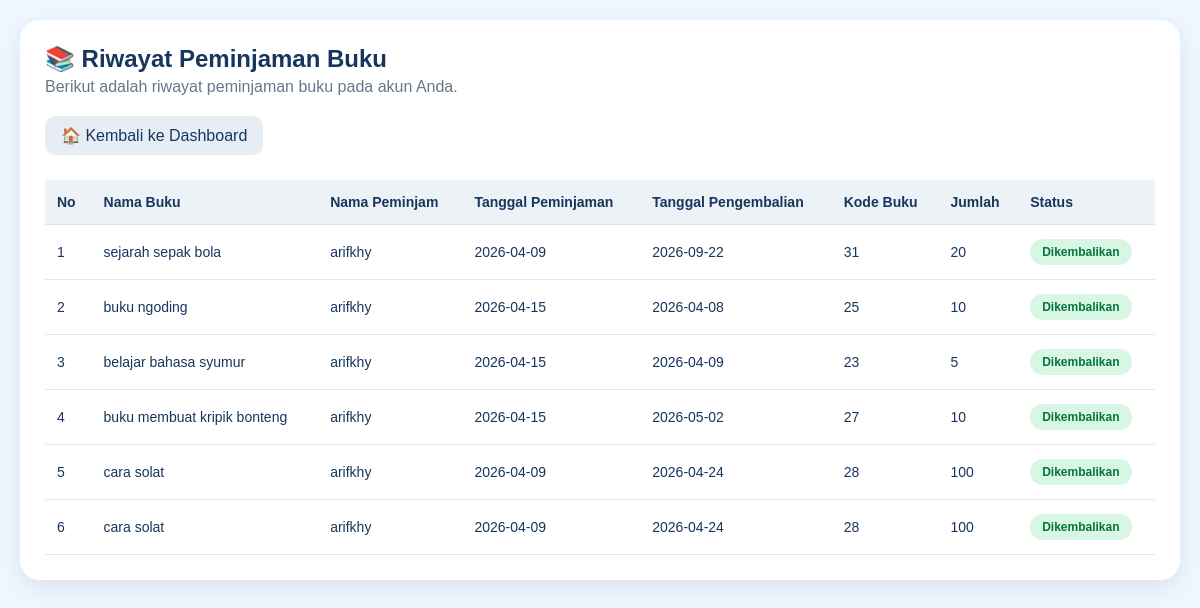
The app's page /pinjam_buku/views/v_riwayat_user.php (signed in) with its own data.
### tables this page shows
CREATE TABLE `riwayat_peminjaman` (
  `id_riwayat` int(11) NOT NULL,
  `nama_buku` varchar(100) NOT NULL,
  `nama_peminjam` varchar(250) NOT NULL,
  `tanggal_peminjaman` date NOT NULL,
  `tanggal_pengembalian` date NOT NULL,
  `kode_buku` int(11) NOT NULL,
  `gambar` varchar(255) DEFAULT NULL,
  `tanggal_rilis` date DEFAULT NULL,
  `pencipta` varchar(100) DEFAULT NULL,
  `jumlah_pinjam` varchar(30) NOT NULL
);

### pinjam_buku/models/m_koneksi.php (called while the page is built, shortened)
<?php
class m_koneksi {
    public function __construct() {
        $host = "localhost";
        $user = "root";
        $pass = "";
        $db   = "pinjam_buku";
        $this->koneksi = mysqli_connect($host, $user, $pass, $db);
    }
}

### pinjam_buku/models/m_riwayat.php (called while the page is built, shortened)
<?php
include_once "m_koneksi.php";
class m_riwayat
{
    public $koneksi;
    function __construct()
    {
        $db = new m_koneksi();
        $this->koneksi = $db->koneksi;
    }
    function tampil_data($id_pengguna = null)
    {
        if ($id_pengguna === null) {
            $id_pengguna = $_SESSION['id_pengguna'];
        }
        $id_pengguna = mysqli_real_escape_string(
            $this->koneksi,
            $id_pengguna
        );
        $sql_user = "SELECT nama_pengguna
                     FROM pengguna
                     WHERE id_pengguna='$id_pengguna'
                     LIMIT 1";
        $q_user = mysqli_query(
            $this->koneksi,
            $sql_user
        );
        $user = mysqli_fetch_assoc($q_user);
        $nama_pengguna = mysqli_real_escape_string(
            $this->koneksi,
            $user['nama_pengguna']
        );
        $sql = "SELECT *
                FROM riwayat_peminjaman
                WHERE nama_peminjam='$nama_pengguna'
                ORDER BY id_riwayat DESC";
        $q = mysqli_query(
            $this->koneksi,
            $sql
        );
        $data = [];
        if ($q) {
            while ($d = mysqli_fetch_object($q)) {
                $data[] = $d;
            }
        }
        return $data;
    }
}
?>

### pinjam_buku/views/v_riwayat_user.php (the view, shortened to what this page needs)
<?php
require_once "../models/m_riwayat.php";
$riwayat = new m_riwayat();
$data = $riwayat->tampil_data();
?>
<!DOCTYPE html>
<html lang="id">
<head>
</head>
<body>
<div class="container">
    <h2>📚 Riwayat Peminjaman Buku</h2>
    <p class="deskripsi">
        Berikut adalah riwayat peminjaman buku pada akun Anda.
    </p>
    <a href="v_dasbord_user.php" class="btn-dashboard">
        🏠 Kembali ke Dashboard
    </a>
    <div class="table-wrapper">
        <table>
            <thead>
                <tr>
                    <th>No</th>
                    <th>Nama Buku</th>
                    <th>Nama Peminjam</th>
                    <th>Tanggal Peminjaman</th>
                    <th>Tanggal Pengembalian</th>
                    <th>Kode Buku</th>
                    <th>Jumlah</th>
                    <th>Status</th>
                </tr>
            </thead>
            <tbody>
            <?php if (!empty($data)) : ?>
                <?php $no = 1; ?>
                <?php foreach ($data as $d) : ?>
                    <tr>
                        <td>
                            <?= $no++; ?>
                        </td>
                        <td>
                            <?= htmlspecialchars($d->nama_buku); ?>
                        </td>
                        <td>
                            <?= htmlspecialchars($d->nama_peminjam); ?>
                        </td>
                        <td>
                            <?= htmlspecialchars($d->tanggal_peminjaman); ?>
                        </td>
                        <td>
                            <?php
                            if (
                                isset($d->tanggal_pengembalian)
                                && $d->tanggal_pengembalian != ''
                                && $d->tanggal_pengembalian != '0000-00-00'
                            ) {
                                echo htmlspecialchars(
                                    $d->tanggal_pengembalian
                                );
                            } else {
                                echo '-';
                            }
                            ?>
                        </td>
                        <td>
                            <?= htmlspecialchars($d->kode_buku); ?>
                        </td>
                        <td>
                            <?= htmlspecialchars($d->jumlah_pinjam); ?>
                        </td>
                        <td>
                            <?php
                            if (
                                isset($d->tanggal_pengembalian)
                                && $d->tanggal_pengembalian != ''
                                && $d->tanggal_pengembalian != '0000-00-00'
                            ) :
                            ?>
                                <span class="status dikembalikan">
                                    Dikembalikan
                                </span>
                            <?php else : ?>
                                <span class="status dipinjam">
                                    Selesai
                                </span>
                            <?php endif; ?>
                        </td>
                    </tr>
                <?php endforeach; ?>
            <?php endif; ?>
            </tbody>
        </table>
    </div>
</div>
</body>
</html>

### pinjam_buku/views/v_riwayat_user.php (style rules this page uses)
* { box-sizing: border-box; }
body { margin: 0; padding: 20px; background: #eef7ff; font-family: Arial, sans-serif; color: #17365d; }
.container { max-width: 1200px; margin: auto; background: white; padding: 25px; border-radius: 20px; box-shadow: 0 8px 25px rgba(0, 0, 0, 0.08); }
h2 { margin-top: 0; margin-bottom: 5px; color: #17365d; }
.deskripsi { margin-top: 0; margin-bottom: 20px; color: #66788a; }
.btn-dashboard { display: inline-block; text-decoration: none; background: #e7edf5; color: #17365d; padding: 10px 16px; border-radius: 10px; margin-bottom: 25px; }
.table-wrapper { width: 100%; overflow-x: auto; }
table { width: 100%; border-collapse: collapse; font-size: 14px; }
th { background: #edf2f7; color: #17365d; text-align: left; padding: 14px 12px; border-bottom: 1px solid #dce4ec; }
td { padding: 14px 12px; border-bottom: 1px solid #e1e7ee; }
.status { display: inline-block; padding: 6px 12px; border-radius: 15px; font-size: 12px; font-weight: bold; }
.dikembalikan { background: #d7f7e4; color: #08743b; }

### records on screen
riwayat_peminjaman: nama_buku "sejarah sepak bola", nama_peminjam "arifkhy", tanggal_peminjaman "2026-04-09", tanggal_pengembalian "2026-09-22", kode_buku "31", jumlah_pinjam "20", shows "Dikembalikan"
riwayat_peminjaman: nama_buku "buku ngoding", nama_peminjam "arifkhy", tanggal_peminjaman "2026-04-15", tanggal_pengembalian "2026-04-08", kode_buku "25", jumlah_pinjam "10", shows "Dikembalikan"
riwayat_peminjaman: nama_buku "belajar bahasa syumur", nama_peminjam "arifkhy", tanggal_peminjaman "2026-04-15", tanggal_pengembalian "2026-04-09", kode_buku "23", jumlah_pinjam "5", shows "Dikembalikan"
riwayat_peminjaman: nama_buku "buku membuat kripik bonteng", nama_peminjam "arifkhy", tanggal_peminjaman "2026-04-15", tanggal_pengembalian "2026-05-02", kode_buku "27", jumlah_pinjam "10", shows "Dikembalikan"
riwayat_peminjaman: nama_buku "cara solat", nama_peminjam "arifkhy", tanggal_peminjaman "2026-04-09", tanggal_pengembalian "2026-04-24", kode_buku "28", jumlah_pinjam "100", shows "Dikembalikan"
riwayat_peminjaman: nama_buku "cara solat", nama_peminjam "arifkhy", tanggal_peminjaman "2026-04-09", tanggal_pengembalian "2026-04-24", kode_buku "28", jumlah_pinjam "100", shows "Dikembalikan"
